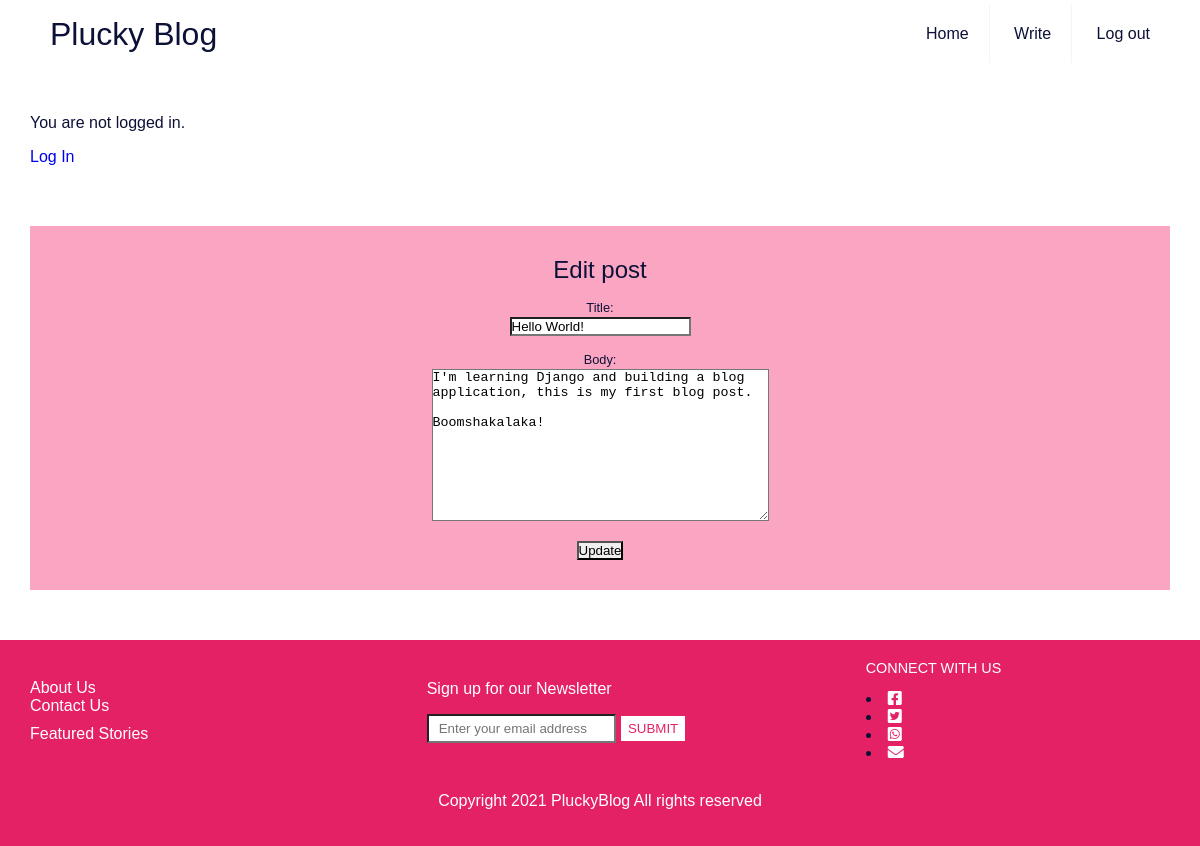
The app's page /post/1/edit/ with its own data.
### pluckyblog/models.py (models this page shows, shortened)
class Post(models.Model):
    title = models.CharField (max_length=200)
    date_added = models.DateTimeField(auto_now_add=True)
    author = models.ForeignKey(
        'auth.User',
        on_delete=models.CASCADE,
    )
    body = models.TextField()

### pluckyblog/views.py (the view)
# urls.py: path('post/<int:pk>/edit/', BlogUpdateView.as_view(),
class BlogUpdateView(UpdateView):
    model = Post
    template_name = 'post_edit.html'
    fields = ['title', 'body']

### templates/post_edit.html
{% extends 'base.html' %}
{% block content %}
<main>
    <aside>
      <h1>Edit post</h1>
      <form action="" method="post">{% csrf_token %}
       {{ form.as_p }}
       <input type="submit" value="Update">
      </form>
    </aside>
</main>
{% endblock content %}

### static/css/base.css (style rules this page uses)
html { box-sizing: border-box; font-family: Arial, Helvetica, sans-serif; font-size: 16px; }
*, *::before, *::after { font-weight: inherit; margin: 0; padding: 0; border-radius: 0; box-sizing: inherit; }
label { display: block; font-size: 0.8rem; margin-bottom: 2px; }
main { padding: 50px 30px; display: block; column-gap: 10px; }
aside { background-color: #faa6c3; width: auto; text-align: center; padding: 30px; }
p { display: block; margin-block-start: 1em; margin-block-end: 1em; margin-inline-start: 0px; margin-inline-end: 0px; }

### records on screen
Post: title "Hello World!", body "I'm learning Django and building a blog application, this is my first blog post. Boomshakalaka!"
